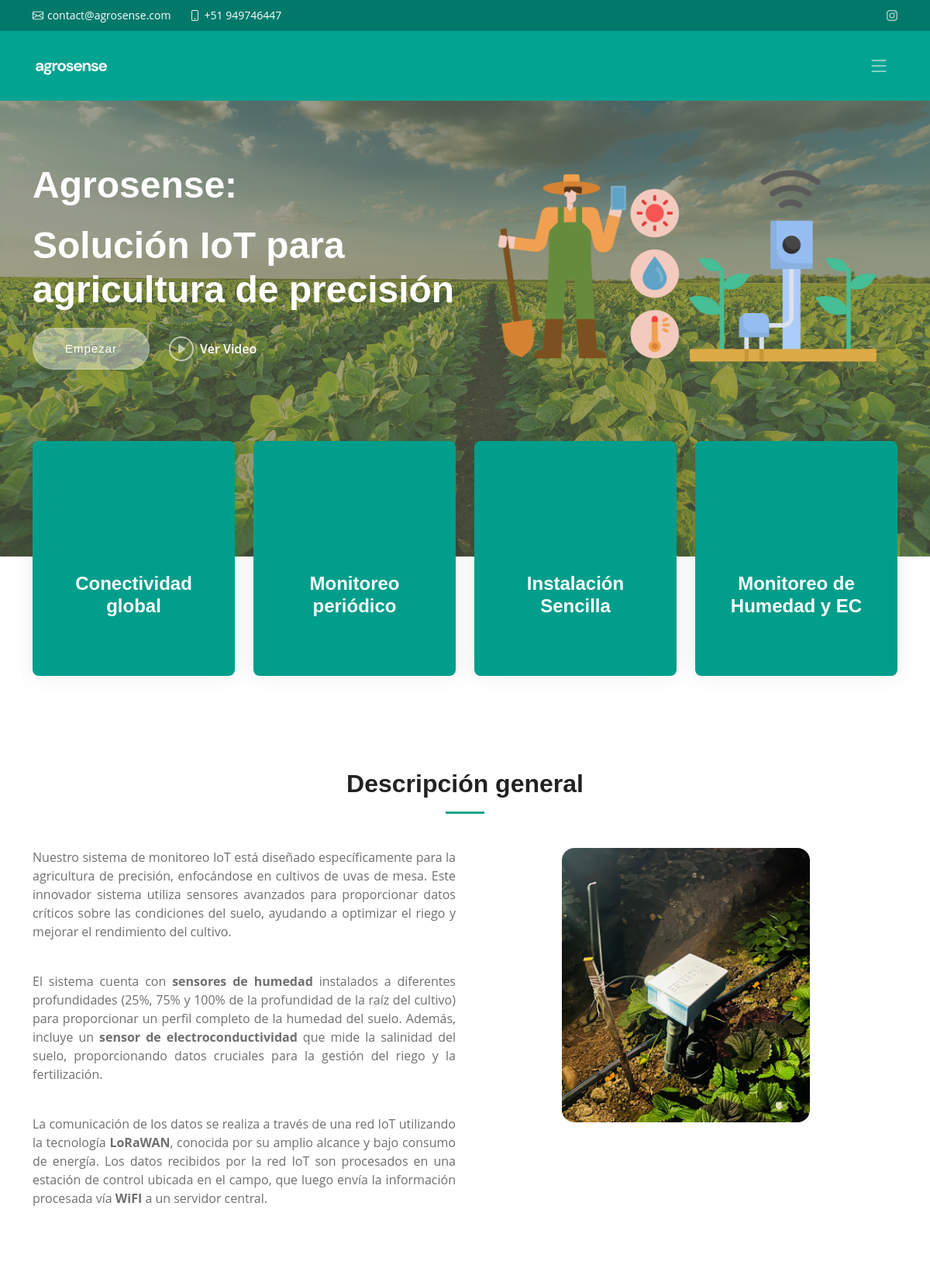
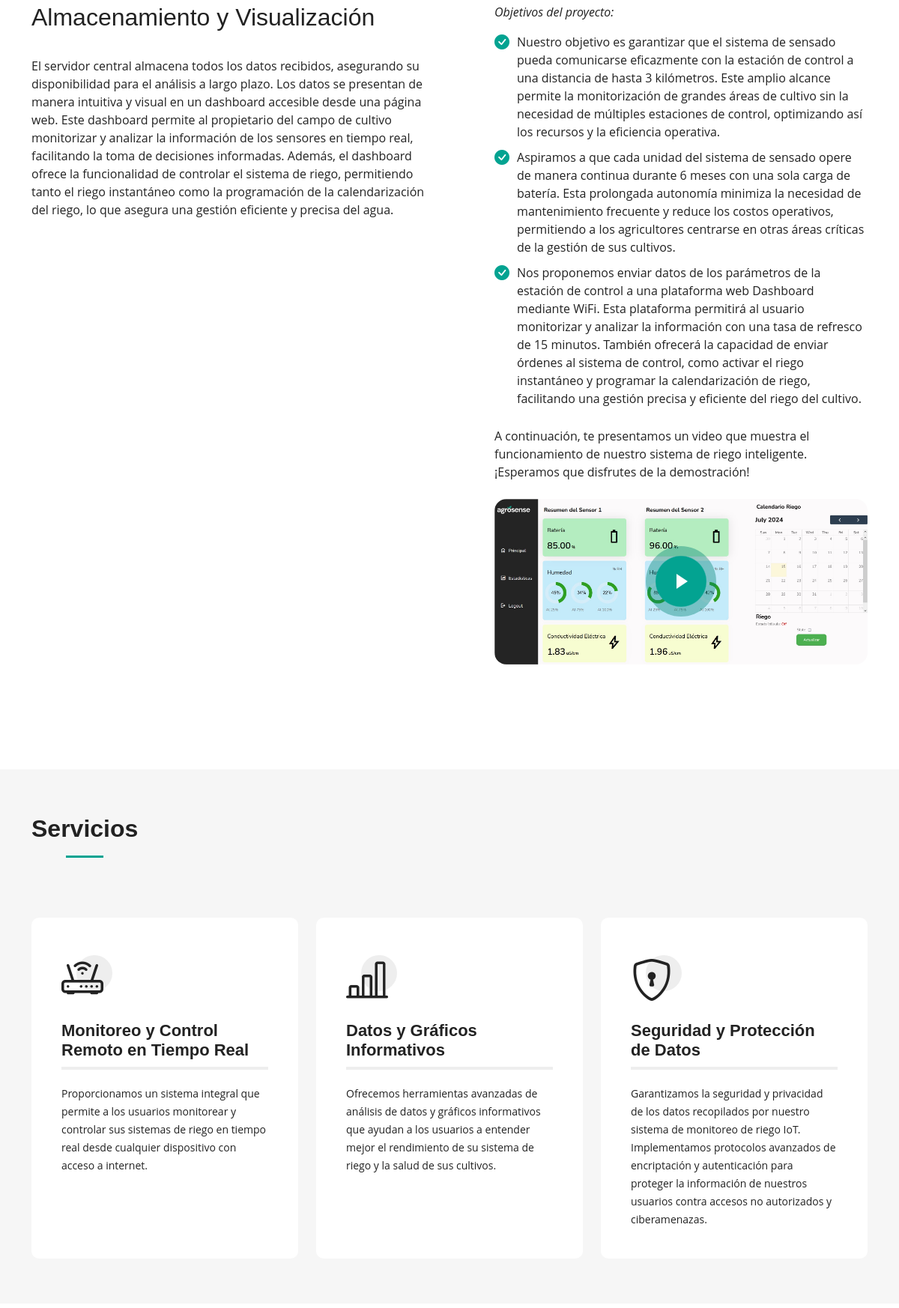
The page / (upper part) on the database its author committed (2 pictures, top to bottom).
### davo/models.py (models this page shows)
class Feature(models.Model):
  name = models.CharField(max_length=100)
  details = models.CharField(max_length=500)

### davo/views.py (the view)
# urls.py: path('', views.index, name='index'),
def index(request):
  feature1 = Feature()
  feature1.id = 0
  feature1.name = 'Monitoreo y Control Remoto en Tiempo Real'
  feature1.details= 'Proporcionamos un sistema integral que permite a los usuarios monitorear y controlar sus sistemas de riego en tiempo real desde cualquier dispositivo con acceso a internet. '
  feature2 = Feature()
  feature2.id = 1
  feature2.name = 'Datos y Gráficos Informativos'
  feature2.details= 'Ofrecemos herramientas avanzadas de análisis de datos y gráficos informativos que ayudan a los usuarios a entender mejor el rendimiento de su sistema de riego y la salud de sus cultivos.'
  feature3 = Feature()
  feature3.id = 2
  feature3.name = 'Seguridad y Protección de Datos'
  feature3.details= 'Garantizamos la seguridad y privacidad de los datos recopilados por nuestro sistema de monitoreo de riego IoT. Implementamos protocolos avanzados de encriptación y autenticación para proteger la información de nuestros usuarios contra accesos no autorizados y ciberamenazas.'
  features = [feature1, feature2, feature3]
  return render(request, 'index.html', {'features': features})
  """
  features = Feature.objects.all()
  return render(request, 'index.html', {'features': features})
  """

### templates/index.html (shortened to what this page needs)
{%load static%}
<!DOCTYPE html>
<html lang="en">
<head>
  <link href="{% static 'assets/vendor/bootstrap/css/bootstrap.min.css'%}" rel="stylesheet">
  <link href="{% static 'assets/vendor/bootstrap-icons/bootstrap-icons.css'%}" rel="stylesheet">
  <link href="{% static 'assets/vendor/aos/aos.css'%}" rel="stylesheet">
  <link href="{% static 'assets/vendor/glightbox/css/glightbox.min.css'%}" rel="stylesheet">
  <link href="{% static 'assets/vendor/swiper/swiper-bundle.min.css'%}" rel="stylesheet">
  <link href="{% static 'assets/css/main.css'%}" rel="stylesheet">
</head>
<body>
  <section id="topbar" class="topbar d-flex align-items-center">
    <div class="container d-flex justify-content-center justify-content-md-between">
      <div class="contact-info d-flex align-items-center">
        <i class="bi bi-envelope d-flex align-items-center"><a href="mailto:contact@agrosense.com">contact@agrosense.com</a></i>
        <i class="bi bi-phone d-flex align-items-center ms-4"><span>+51 949746447</span></i>
      </div>
      <div class="social-links d-none d-md-flex align-items-center">
        <a href="#" class="instagram"><i class="bi bi-instagram"></i></a>
      </div>
    </div>
  </section>
  <header id="header" class="header d-flex align-items-center">
    <div class="container-fluid container-xl d-flex align-items-center justify-content-between">
      <a href="" class="logo d-flex align-items-center">
        <img src = "{% static 'assets/img/logo_v2.svg'%}" alt = "home logo">
      </a>
      <i class="mobile-nav-toggle mobile-nav-show bi bi-list"></i>
    </div>
  </header>
  <section id="hero" class="hero">
    <div class="container position-relative">
      <div class="row gy-5" data-aos="fade-in">
        <div class="col-lg-6 order-2 order-lg-1 d-flex flex-column justify-content-center text-center text-lg-start">
          {% if user.is_authenticated %}
          <h2>Bienvenido, <span>{{user.username}}</span></h2>
          {% else %}
          <h2> Agrosense: </h2>
          {% endif %}
          <h2> Solución IoT para agricultura de precisión</h2>
          <div class="d-flex justify-content-center justify-content-lg-start">
            <a href="#about" class="btn-get-started">Empezar</a>
            <a href="https://youtu.be/xXysdHC7D6U" class="glightbox btn-watch-video d-flex align-items-center"><i class="bi bi-play-circle"></i><span>Ver Video</span></a>
          </div>
        </div>
        <div class="col-lg-6 order-1 order-lg-2">
          <img src="{% static 'assets/img/Iot_fondo.png'%}" class="img-fluid" alt="" data-aos="zoom-out" data-aos-delay="100">
        </div>
      </div>
    </div>
    <div class="icon-boxes position-relative">
      <div class="container position-relative">
        <div class="row gy-4 mt-5">
          <div class="col-xl-3 col-md-6" data-aos="fade-up" data-aos-delay="200">
            <div class="icon-box">
              <div class="icon">
              <img loading="lazy" decoding="async" width="80" height="80" src="{% static 'assets/img/Global_Connectivity.png'%}" alt="" class="et-waypoint et_pb_animation_top et_pb_animation_top_tablet et_pb_animation_top_phone wp-image-2566 et-animated">
              </div>
              <h4 class="title"> Conectividad global </h4>
            </div>
          </div>
          <div class="col-xl-3 col-md-6" data-aos="fade-up" data-aos-delay="300">
            <div class="icon-box">
              <div class="icon">
                <img loading="lazy" decoding="async" width="80" height="80" src="{% static 'assets/img/Environmental Monitoring.png'%}" alt="" class="et-waypoint et_pb_animation_top et_pb_animation_top_tablet et_pb_animation_top_phone wp-image-2566 et-animated">
              </div>
              <h4 class="title"> Monitoreo periódico</h4>
            </div>
          </div>
          <div class="col-xl-3 col-md-6" data-aos="fade-up" data-aos-delay="100">
            <div class="icon-box">
              <div class="icon">
                <img loading="lazy" decoding="async" width="80" height="80" src="{% static 'assets/img/easy_install.png'%}" alt="" class="et-waypoint et_pb_animation_top et_pb_animation_top_tablet et_pb_animation_top_phone wp-image-2566 et-animated">
              </div>
              <h4 class="title"> Instalación Sencilla</h4>
            </div>
          </div>
          <div class="col-xl-3 col-md-6" data-aos="fade-up" data-aos-delay="500">
            <div class="icon-box">
              <div class="icon">
                <img loading="lazy" decoding="async" width="80" height="80" src="{% static 'assets/img/moisture_sensor.png'%}" alt="" class="et-waypoint et_pb_animation_top et_pb_animation_top_tablet et_pb_animation_top_phone wp-image-2566 et-animated">
              </div>
              <h4 class="title"> Monitoreo de Humedad y EC</h4>
            </div>
          </div>
        </div>
      </div>
    </div>
  </section>
  <main id="main">
    <section id="about" class="about">
      <div class="container" data-aos="fade-up">
        <d class="section-header">
          <div class="row gy-4">
          <h2>Descripción general</h2>
          <div class="col-lg-6">
            <p>
              Nuestro sistema de monitoreo IoT está diseñado específicamente para la agricultura de precisión,
              enfocándose en cultivos de uvas de mesa. Este innovador sistema utiliza sensores avanzados para
              proporcionar datos críticos sobre las condiciones del suelo, ayudando a optimizar el riego y mejorar
              el rendimiento del cultivo.
            </p>
            <p>
              El sistema cuenta con <strong>sensores de humedad</strong> instalados a diferentes profundidades (25%, 75% y 100%
              de la profundidad de la raíz del cultivo) para proporcionar un perfil completo de la humedad del suelo.
              Además, incluye un <strong>sensor de electroconductividad</strong> que mide la salinidad del suelo, proporcionando datos
              cruciales para la gestión del riego y la fertilización.
            </p>
            <p> La comunicación de los datos se realiza a través de una red IoT utilizando la tecnología <strong>LoRaWAN</strong>,
              conocida por su amplio alcance y bajo consumo de energía. Los datos recibidos por la red IoT son procesados
              en una estación de control ubicada en el campo, que luego envía la información procesada vía <strong>WiFI</strong> a un servidor
              central.
            </p>
          </div>
          <div class="col-lg-6">
          <img src="{% static 'assets/img/sistemas_sensado.jpg'%}" class="img-fluid rounded-4 mb-4" alt="" width="320" height="640">
          </div>
        </div>
        </d>
      </div>
      <div class="container" data-aos="fade-up">
        <div class="row gy-4">
          <div class="col-lg-6">
            <h2> Almacenamiento y Visualización</h2>
             <p> El servidor central almacena todos los datos recibidos, asegurando su disponibilidad para el análisis a
            largo plazo. Los datos se presentan de manera intuitiva y visual en un dashboard accesible desde una página web.
            Este dashboard permite al propietario del campo de cultivo monitorizar y analizar la información de los sensores
            en tiempo real, facilitando la toma de decisiones informadas. Además, el dashboard ofrece la funcionalidad de controlar
            el sistema de riego, permitiendo tanto el riego instantáneo como la programación de la calendarización del riego, lo que
            asegura una gestión eficiente y precisa del agua.
            </p>
          </div>
          <div class="col-lg-6">
            <div class="content ps-0 ps-lg-5">
              <p class="fst-italic">
                Objetivos del proyecto:
              </p>
              <ul>
                <li><i class="bi bi-check-circle-fill"></i> Nuestro objetivo es garantizar que el sistema de sensado pueda comunicarse eficazmente con la estación de control a una distancia de hasta 3 kilómetros. Este amplio alcance permite la monitorización de grandes áreas de cultivo sin la necesidad de múltiples estaciones de control, optimizando así los recursos y la eficiencia operativa.</li>
                <li><i class="bi bi-check-circle-fill"></i> Aspiramos a que cada unidad del sistema de sensado opere de manera continua durante 6 meses con una sola carga de batería. Esta prolongada autonomía minimiza la necesidad de mantenimiento frecuente y reduce los costos operativos, permitiendo a los agricultores centrarse en otras áreas críticas de la gestión de sus cultivos.</li>
                <li><i class="bi bi-check-circle-fill"></i> Nos proponemos enviar datos de los parámetros de la estación de control a una plataforma web Dashboard mediante WiFi. Esta plataforma permitirá al usuario monitorizar y analizar la información con una tasa de refresco de 15 minutos. También ofrecerá la capacidad de enviar órdenes al sistema de control, como activar el riego instantáneo y programar la calendarización de riego, facilitando una gestión precisa y eficiente del riego del cultivo.</li>
              </ul>
              <p>
                A continuación, te presentamos un video que muestra el funcionamiento de nuestro sistema de riego inteligente. ¡Esperamos que disfrutes de la demostración!
              </p>
              <div class="position-relative mt-4">
                <img src="{% static 'assets/img/Dashboard_main.jpg'%}" class="img-fluid rounded-4" alt="">
                <a href="https://youtu.be/xXysdHC7D6U" class="glightbox play-btn"></a>
              </div>
            </div>
          </div>
        </div>
      </div>
    </section>
    <section id="clients" class="clients">
    </section>
    <section id="services" class="services sections-bg">
      <div class="container" data-aos="fade-up">
        <div class="section-header">
          <h2>Servicios</h2>
        </div>
        <div class="row gy-4" data-aos="fade-up" data-aos-delay="100">
          {% for feature in features %}
          <div class="col-lg-4 col-md-6">
            <div class="service-item  position-relative">
              <div class="icon">
                {% if feature.id == 0%}
                <i class="bi bi-router"></i>
                {% endif%}
                {% if feature.id == 1%}
                <i class="bi bi-bar-chart-line"></i>
                {% endif%}
                {% if feature.id == 2%}
                <i class="bi bi-shield-lock"></i>
                {% endif%}
              </div>
              <h3 class="title">{{feature.name}} </h3>
              <p> {{feature.details}} </p>
            </div>
          </div>
          {% endfor %}
        </div>
      </div>
    </section>
    <section id="team" class="team">
    </section>
  </main>
</body>
</html>

### rows shown on the page
Feature: name "Datos y Gráficos Informativos", details "Ofrecemos herramientas avanzadas de análisis de datos y gráficos informativos que ayudan a los usuarios a entender mejor el rendimiento de su sistema de riego y la salud de sus cultivos."
Feature: name "Seguridad y Protección de Datos", details "Garantizamos la seguridad y privacidad de los datos recopilados por nuestro sistema de monitoreo de riego IoT. Implementamos protocolos avanzados de encriptación y autenticación para proteger la información de nuestros usuarios contra accesos no autorizados y ciberamenazas."
